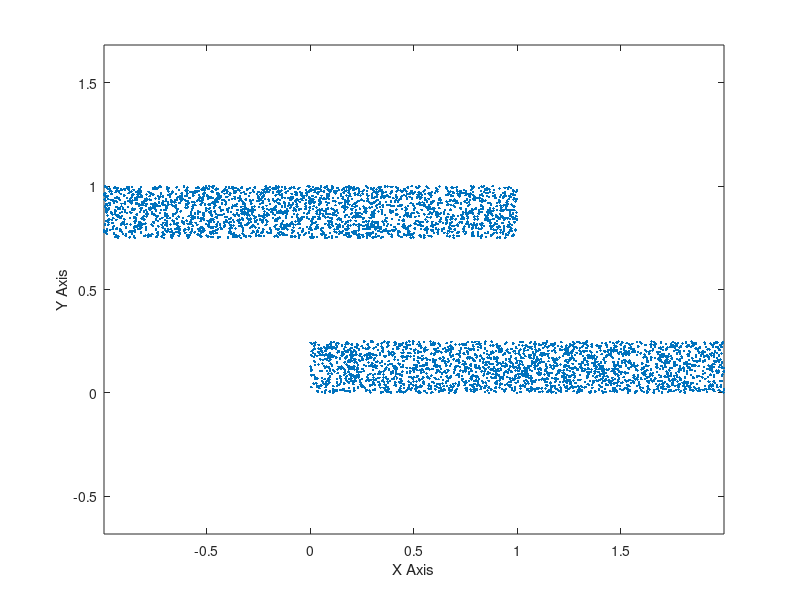

Reproduce this figure in MATLAB.
N = 5000; % number of points
q = 2; % number of subdivisions

% initial condition
x = rand(1,N);
y = rand(1,N);

% baker's map
X = zeros(2,N);
for i = 1:N
    if y(i) < 0.5
        X(1,i) = 2*x(i);
        X(2,i) = y(i)/2;
    else
        X(1,i) = 2*x(i)-1;
        X(2,i) = (y(i)+1)/2;
    end
end

% plot the result
figure;
plot(X(1,:), X(2,:), ".");
axis equal;
xlabel('X Axis');
ylabel('Y Axis');